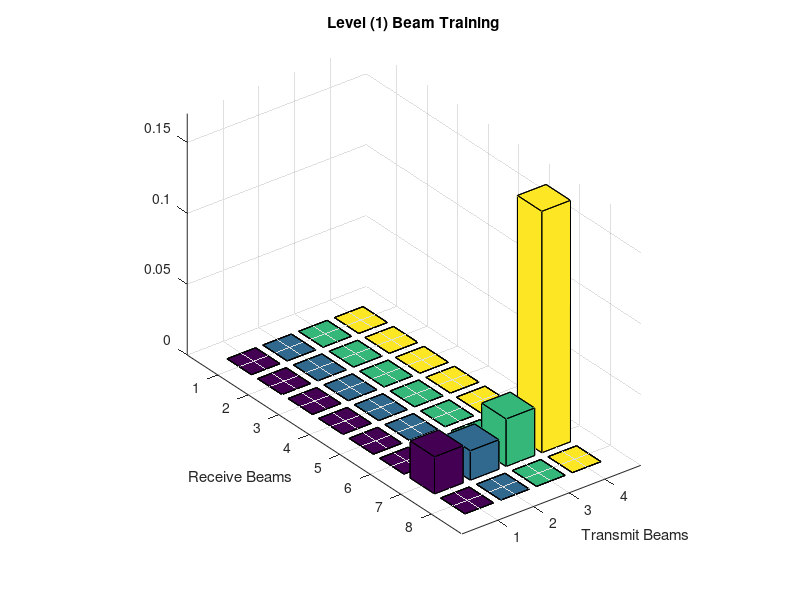
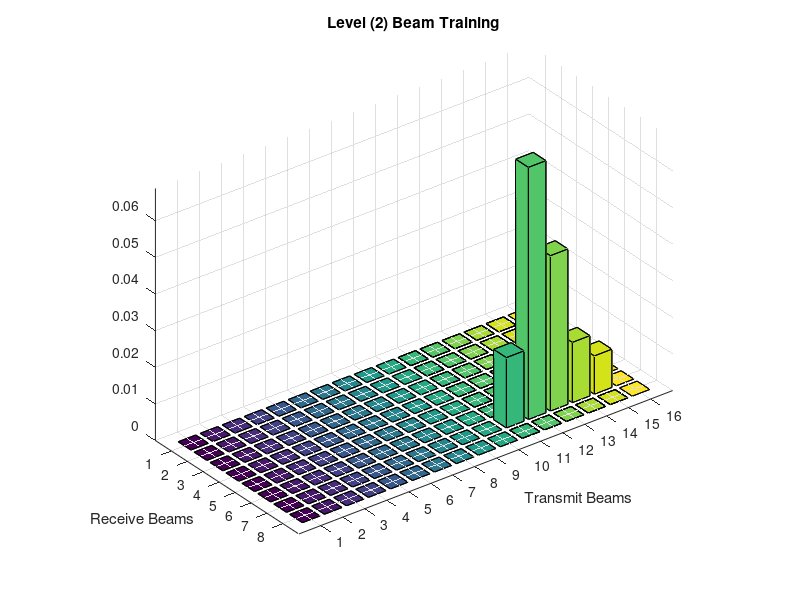

These figures' MATLAB source, in order:
% % Hierarchical Beam Training
clc; clear; close all;

%% Transmitter and Receiver
N_Rx = 8;
d_Rx = 0.5;

N_Tx = 16;
d_Tx = 0.5; % half wavelength


%% Receiver with DFT codebook
if mod(N_Rx, 2) == 0
    u_Rx = -1 : 2/N_Rx : 1-(2/N_Rx);
else
    u_Rx = -1 + 1/N_Rx : 2/N_Rx : 1;
end

w_Rx = zeros(N_Rx, N_Rx);
% RF codebook
for k=1:length(u_Rx)
    w_Rx(:,k) = sqrt(1/N_Rx) * exp(-1i*2*pi*d_Rx*(0:N_Rx-1)*u_Rx(k));
end

%% Transmitter with multi-level codebook
if mod(N_Rx, 2) == 0
    u_Rx = -1 : 2/N_Rx : 1-(2/N_Rx);
else
    u_Rx = -1 + 1/N_Rx : 2/N_Rx : 1;
end

w_Rx = zeros(N_Rx, N_Rx);
% RF codebook
for k=1:length(u_Rx)
    w_Rx(:,k) = sqrt(1/N_Rx) * exp(-1i*2*pi*d_Rx*(0:N_Rx-1)*u_Rx(k));
end

%% Channel
AoA = 30;
AoD = 25;
alpha = 1; % channel gain;

% Array Steering Vector
a_Rx = sqrt(1/N_Rx) * exp(-1i*2*pi*d_Rx*(0:N_Rx-1)*sind(AoA)).';
% a_Tx = sqrt(1/N_Tx) * exp(-1i*2*pi*d_Tx*(0:N_Tx-1)*sind(AoD)).';

% number of levels, every new level has 4 times the elements
n = zeros(floor(log(N_Tx)/log(4)), 1); % log4(N_Tx)
u_Tx = zeros(N_Tx, length(n));
a_Tx = zeros(N_Tx, length(n));
H = zeros(N_Rx, N_Tx, length(n));
w_Tx = zeros(N_Tx, N_Tx, length(n));


for i = 1:length(n)
    n(i) = 4^i;
    u_Tx(1:n(i), i) = -1 : 2/n(i) :1-(2/n(i)); % steps
    for k = 1:n(i)
        w_Tx(1:n(i), k, i) = sqrt(1/n(i))*exp(-1i*2*pi*d_Tx*(0:n(i)-1)*u_Tx(k,i)); % Tx beamformer
    end
end


c = zeros(length(u_Rx), N_Tx, length(n));

for i = 1:length(n)
    a_Tx(1:n(i), i) = sqrt(1/n(i))*exp(-1i*2*pi*d_Tx*(0:n(i)-1)*sind(AoD)).';
    H(:, 1:n(i), i) = sqrt(1/(n(i)*N_Rx))*alpha*a_Rx*a_Tx(1:n(i),i)';
    if i==1
        for j=1:n(i)
            for k=1:length(u_Rx)
                c(k,j,i) = w_Rx(:,k)'*H(:,1:n(i),i)*w_Tx(1:n(i),j,i);
            end
        end
    else
        p = 1 + (I_col(i-1)-1)*4;
        if p <= 2
            p_min = 1;
        else
            p_min = p-2;
        end
            
        for j = p_min : p+2
            for k = 1:length(u_Rx)
                c(k,j,i) = w_Rx(:,k)'*H(:,1:n(i),i)*w_Tx(1:n(i),j,i);
            end
        end
    end

    temp = c(:, 1:n(i), i);
    Pow = abs(temp);
    
    %[M(i), Idx(i)] = max(Pow(:));
    %[I_row(i), I_col(i)] = ind2sub(size(Pow), Idx(i)); 
    [I_row(i), I_col(i)] = find(Pow == max(max(Pow)));
    
    AoD_est = asind(u_Tx(I_col(i), i));
    
    figure();
    bar3(Pow); % 'detached'
    
    str=sprintf('Level (%d) Beam Training', i);
    title(str);
    xlim([0, n(i)+1]);
    ylim([0, N_Rx+1]);
    xlabel('Transmit Beams');
    ylabel('Receive Beams');
    
end


